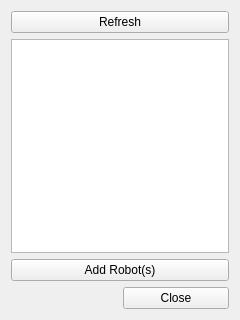
<?xml version="1.0" encoding="UTF-8"?>
<ui version="4.0">
 <class>ScanRobotsWidget</class>
 <widget class="QWidget" name="ScanRobotsWidget">
  <property name="geometry">
   <rect>
    <x>0</x>
    <y>0</y>
    <width>240</width>
    <height>320</height>
   </rect>
  </property>
  <property name="windowTitle">
   <string>Form</string>
  </property>
  <layout class="QGridLayout" name="gridLayout">
   <item row="0" column="0" colspan="2">
    <widget class="QPushButton" name="button_refresh">
     <property name="text">
      <string>Refresh</string>
     </property>
    </widget>
   </item>
   <item row="2" column="0" colspan="2">
    <widget class="QPushButton" name="button_addrobot">
     <property name="text">
      <string>Add Robot(s)</string>
     </property>
    </widget>
   </item>
   <item row="3" column="1">
    <widget class="QPushButton" name="button_close">
     <property name="text">
      <string>Close</string>
     </property>
    </widget>
   </item>
   <item row="1" column="0" colspan="2">
    <widget class="QTableView" name="tableView"/>
   </item>
  </layout>
 </widget>
 <resources/>
 <connections/>
</ui>
